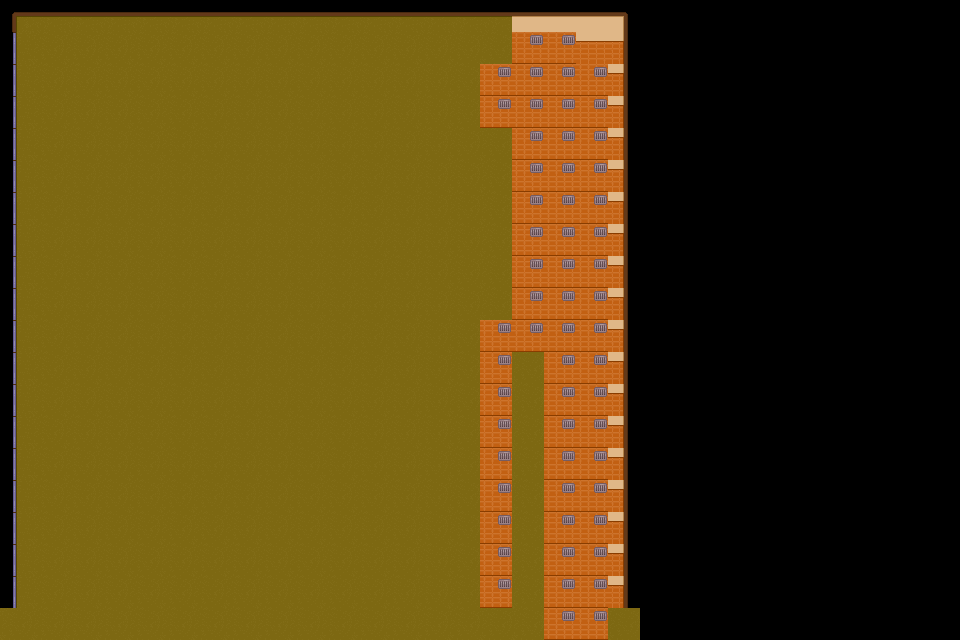

Rendered tile map (Tiled .tmx) drawn with the repository's tilesets; below, a short description and the full map source, tile grids included:
An orthogonal 30x20 tile map with 32x32 px tiles, 1 tile layer (Tile Layer 1).

<map version="1.9" tiledversion="1.9.2" orientation="orthogonal" renderorder="right-down" width="30" height="20" tilewidth="32" tileheight="32" infinite="0" nextlayerid="2" nextobjectid="1">
 <tileset firstgid="1" source="testing.tsx" />
 <layer id="1" name="Tile Layer 1" width="30" height="20">
  <data encoding="csv">
1,2,2,2,2,2,2,2,2,2,2,2,2,2,2,2,8,8,8,9,0,0,0,0,0,0,0,0,0,0,
10,11,11,11,11,11,11,11,11,11,11,11,11,11,11,11,35,35,17,18,0,0,0,0,0,0,0,0,0,0,
10,11,11,11,11,11,11,11,11,11,11,11,11,11,11,35,35,35,35,18,0,0,0,0,0,0,0,0,0,0,
10,11,11,11,11,11,11,11,11,11,11,11,11,11,11,35,35,35,35,18,0,0,0,0,0,0,0,0,0,0,
10,11,11,11,11,11,11,11,11,11,11,11,11,11,11,11,35,35,35,18,0,0,0,0,0,0,0,0,0,0,
10,11,11,11,11,11,11,11,11,11,11,11,11,11,11,11,35,35,35,18,0,0,0,0,0,0,0,0,0,0,
10,11,11,11,11,11,11,11,11,11,11,11,11,11,11,11,35,35,35,18,0,0,0,0,0,0,0,0,0,0,
10,11,11,11,11,11,11,11,11,11,11,11,11,11,11,11,35,35,35,18,0,0,0,0,0,0,0,0,0,0,
10,11,11,11,11,11,11,11,11,11,11,11,11,11,11,11,35,35,35,18,0,0,0,0,0,0,0,0,0,0,
10,11,11,11,11,11,11,11,11,11,11,11,11,11,11,11,35,35,35,18,0,0,0,0,0,0,0,0,0,0,
10,11,11,11,11,11,11,11,11,11,11,11,11,11,11,35,35,35,35,18,0,0,0,0,0,0,0,0,0,0,
10,11,11,11,11,11,11,11,11,11,11,11,11,11,11,35,11,35,35,18,0,0,0,0,0,0,0,0,0,0,
10,11,11,11,11,11,11,11,11,11,11,11,11,11,11,35,11,35,35,18,0,0,0,0,0,0,0,0,0,0,
10,11,11,11,11,11,11,11,11,11,11,11,11,11,11,35,11,35,35,18,0,0,0,0,0,0,0,0,0,0,
10,11,11,11,11,11,11,11,11,11,11,11,11,11,11,35,11,35,35,18,0,0,0,0,0,0,0,0,0,0,
10,11,11,11,11,11,11,11,11,11,11,11,11,11,11,35,11,35,35,18,0,0,0,0,0,0,0,0,0,0,
10,11,11,11,11,11,11,11,11,11,11,11,11,11,11,35,11,35,35,18,0,0,0,0,0,0,0,0,0,0,
10,11,11,11,11,11,11,11,11,11,11,11,11,11,11,35,11,35,35,18,0,0,0,0,0,0,0,0,0,0,
10,11,11,11,11,11,11,11,11,11,11,11,11,11,11,35,11,35,35,18,0,0,0,0,0,0,0,0,0,0,
11,11,11,11,11,11,11,11,11,11,11,11,11,11,11,11,11,35,35,11,0,0,0,0,0,0,0,0,0,0
</data>
 </layer>
</map>
